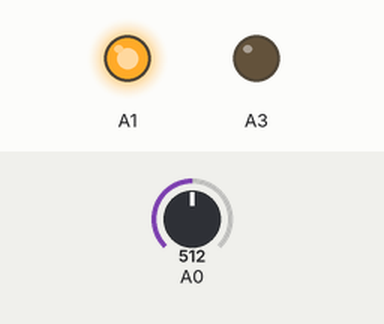
The sketch below on a simulated Arduino Uno, built with avr-gcc and run on an emulated ATmega328P. Parts: output pins drawn as LEDs (lit = HIGH). The test bench sets the inputs (shaded band); at power-on: A0 = 512. What the sketch prints to the serial monitor is not drawn.

Above: at 0.1 s.
Timing chart, 0 to 1.6 s (numbered marks = the images above):
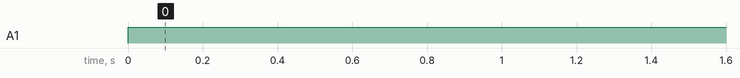

Measured:
- by itself, A1: LOW → HIGH at 0.00 s

The sketch:

touchscreen.ino
```cpp
void setup() {
  // put your setup code here, to run once:
Serial.begin(9600);
}

void loop() {
  // put your main code here, to run repeatedly:
  // X coordinate

  //setting Y1 as input
  pinMode(A0,INPUT);
  //setting Y2 as low input
  pinMode(A2,INPUT);
  digitalWrite(A2,LOW);
  //setting X1 as high output
  pinMode(A1,OUTPUT);
  digitalWrite(A1,HIGH);
  //setting X2 as low output
  pinMode(A3,OUTPUT);
  digitalWrite(A3,LOW);
  int Y1=analogRead(A0);
  Serial.println(Y1);
  delay(1000);


}
```
